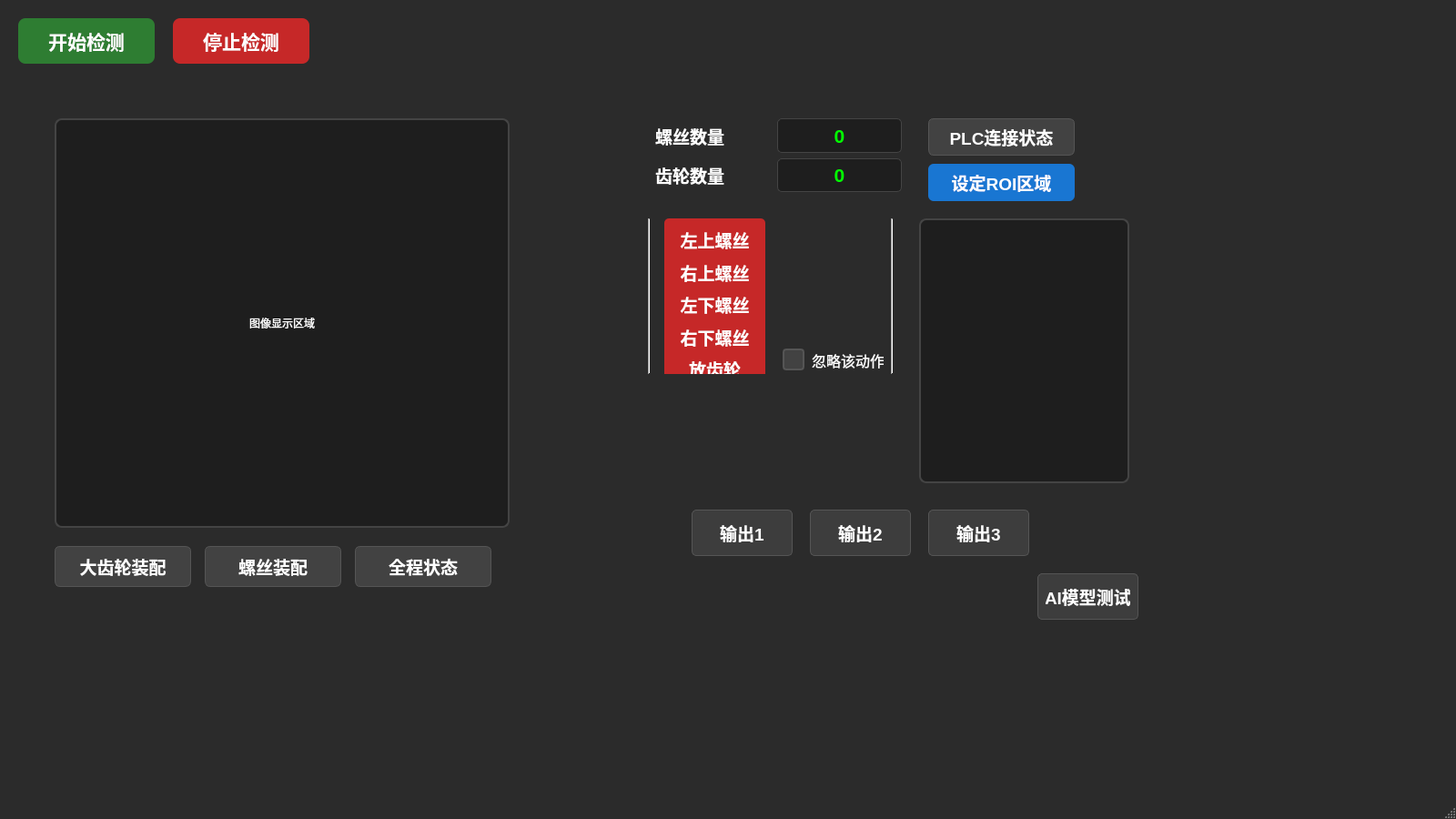
<?xml version="1.0" encoding="UTF-8"?>
<ui version="4.0">
 <class>MainWindow</class>
 <widget class="QMainWindow" name="MainWindow">
  <property name="geometry">
   <rect>
    <x>0</x>
    <y>0</y>
    <width>1600</width>
    <height>900</height>
   </rect>
  </property>
  <property name="windowTitle">
   <string>工序检测系统</string>
  </property>
  <property name="styleSheet">
   <string notr="true">QMainWindow {
    background-color: #2b2b2b;
}

QPushButton {
    background-color: #3d3d3d;
    color: #ffffff;
    border: 1px solid #555;
    border-radius: 5px;
    padding: 8px;
    font-weight: bold;
}

QPushButton:hover {
    background-color: #4d4d4d;
}

QPushButton:pressed {
    background-color: #5d5d5d;
}

QPushButton:disabled {
    background-color: #2d2d2d;
    color: #888;
}

QLabel {
    color: #ffffff;
}

QTextBrowser {
    background-color: #1e1e1e;
    color: #00ff00;
    border: 1px solid #444;
    border-radius: 5px;
}

QCheckBox {
    color: #ffffff;
}</string>
  </property>
  <widget class="QWidget" name="centralwidget">
   <widget class="QPushButton" name="start">
    <property name="geometry">
     <rect>
      <x>20</x>
      <y>20</y>
      <width>150</width>
      <height>50</height>
     </rect>
    </property>
    <property name="font">
     <font>
      <family>Arial</family>
      <pointsize>16</pointsize>
      <weight>75</weight>
      <bold>true</bold>
     </font>
    </property>
    <property name="styleSheet">
     <string notr="true">QPushButton {
    background-color: #2e7d32;
    color: #ffffff;
    border: none;
    border-radius: 8px;
    padding: 8px;
}

QPushButton:hover {
    background-color: #388e3c;
}

QPushButton:pressed {
    background-color: #1b5e20;
}</string>
    </property>
    <property name="text">
     <string>开始检测</string>
    </property>
   </widget>
   <widget class="QPushButton" name="stop">
    <property name="geometry">
     <rect>
      <x>190</x>
      <y>20</y>
      <width>150</width>
      <height>50</height>
     </rect>
    </property>
    <property name="font">
     <font>
      <family>Arial</family>
      <pointsize>16</pointsize>
      <weight>75</weight>
      <bold>true</bold>
     </font>
    </property>
    <property name="styleSheet">
     <string notr="true">QPushButton {
    background-color: #c62828;
    color: #ffffff;
    border: none;
    border-radius: 8px;
    padding: 8px;
}

QPushButton:hover {
    background-color: #d32f2f;
}

QPushButton:pressed {
    background-color: #b71c1c;
}</string>
    </property>
    <property name="text">
     <string>停止检测</string>
    </property>
   </widget>
   <widget class="QStackedWidget" name="stackedWidget">
    <property name="geometry">
     <rect>
      <x>30</x>
      <y>90</y>
      <width>1231</width>
      <height>591</height>
     </rect>
    </property>
    <property name="currentIndex">
     <number>0</number>
    </property>
    <widget class="QWidget" name="page">
     <widget class="QLabel" name="label">
      <property name="geometry">
       <rect>
        <x>30</x>
        <y>40</y>
        <width>500</width>
        <height>450</height>
       </rect>
      </property>
      <property name="styleSheet">
       <string notr="true">QLabel {
    background-color: #1e1e1e;
    border: 2px solid #444;
    border-radius: 8px;
    padding: 5px;
}</string>
      </property>
      <property name="text">
       <string>图像显示区域</string>
      </property>
      <property name="alignment">
       <set>Qt::AlignCenter</set>
      </property>
     </widget>
     <widget class="QPushButton" name="btn_proc1">
      <property name="geometry">
       <rect>
        <x>30</x>
        <y>510</y>
        <width>150</width>
        <height>45</height>
       </rect>
      </property>
      <property name="font">
       <font>
        <family>Arial</family>
        <pointsize>14</pointsize>
        <weight>75</weight>
        <bold>true</bold>
       </font>
      </property>
      <property name="styleSheet">
       <string notr="true">QPushButton {
    background-color: #424242;
    border-radius: 6px;
}

QPushButton[enabled="true"] {
    background-color: #2e7d32;
}

QPushButton[enabled="false"] {
    background-color: #c62828;
}</string>
      </property>
      <property name="text">
       <string>大齿轮装配</string>
      </property>
     </widget>
     <widget class="QPushButton" name="btn_proc2">
      <property name="geometry">
       <rect>
        <x>195</x>
        <y>510</y>
        <width>150</width>
        <height>45</height>
       </rect>
      </property>
      <property name="font">
       <font>
        <family>Arial</family>
        <pointsize>14</pointsize>
        <weight>75</weight>
        <bold>true</bold>
       </font>
      </property>
      <property name="styleSheet">
       <string notr="true">QPushButton {
    background-color: #424242;
    border-radius: 6px;
}

QPushButton[enabled="true"] {
    background-color: #2e7d32;
}

QPushButton[enabled="false"] {
    background-color: #c62828;
}</string>
      </property>
      <property name="text">
       <string>螺丝装配</string>
      </property>
     </widget>
     <widget class="QPushButton" name="btn_proc3">
      <property name="geometry">
       <rect>
        <x>360</x>
        <y>510</y>
        <width>150</width>
        <height>45</height>
       </rect>
      </property>
      <property name="font">
       <font>
        <family>Arial</family>
        <pointsize>14</pointsize>
        <weight>75</weight>
        <bold>true</bold>
       </font>
      </property>
      <property name="styleSheet">
       <string notr="true">QPushButton {
    background-color: #424242;
    border-radius: 6px;
}

QPushButton[enabled="true"] {
    background-color: #2e7d32;
}

QPushButton[enabled="false"] {
    background-color: #c62828;
}</string>
      </property>
      <property name="text">
       <string>全程状态</string>
      </property>
     </widget>
     <widget class="QPushButton" name="btn_proc4">
      <property name="geometry">
       <rect>
        <x>990</x>
        <y>40</y>
        <width>161</width>
        <height>41</height>
       </rect>
      </property>
      <property name="font">
       <font>
        <family>Arial</family>
        <pointsize>14</pointsize>
        <weight>75</weight>
        <bold>true</bold>
       </font>
      </property>
      <property name="styleSheet">
       <string notr="true">QPushButton {
    background-color: #424242;
    border-radius: 6px;
}

QPushButton[enabled="true"] {
    background-color: #2e7d32;
}

QPushButton[enabled="false"] {
    background-color: #c62828;
}</string>
      </property>
      <property name="text">
       <string>PLC连接状态</string>
      </property>
     </widget>
     <widget class="QWidget" name="gridLayoutWidget">
      <property name="geometry">
       <rect>
        <x>680</x>
        <y>40</y>
        <width>281</width>
        <height>81</height>
       </rect>
      </property>
      <layout class="QGridLayout" name="gridLayout">
       <item row="1" column="0">
        <widget class="QLabel" name="label_3">
         <property name="font">
          <font>
           <family>Arial</family>
           <pointsize>14</pointsize>
           <weight>75</weight>
           <bold>true</bold>
          </font>
         </property>
         <property name="styleSheet">
          <string notr="true">QLabel {
    color: #ffffff;
    padding: 5px;
}</string>
         </property>
         <property name="text">
          <string>齿轮数量</string>
         </property>
        </widget>
       </item>
       <item row="0" column="0">
        <widget class="QLabel" name="label_2">
         <property name="font">
          <font>
           <family>Arial</family>
           <pointsize>14</pointsize>
           <weight>75</weight>
           <bold>true</bold>
          </font>
         </property>
         <property name="styleSheet">
          <string notr="true">QLabel {
    color: #ffffff;
    padding: 5px;
}</string>
         </property>
         <property name="text">
          <string>螺丝数量</string>
         </property>
        </widget>
       </item>
       <item row="0" column="1">
        <widget class="QLabel" name="lb_luosi_num">
         <property name="font">
          <font>
           <family>Arial</family>
           <pointsize>16</pointsize>
           <weight>75</weight>
           <bold>true</bold>
          </font>
         </property>
         <property name="styleSheet">
          <string notr="true">QLabel {
    color: #00ff00;
    background-color: #1e1e1e;
    border: 1px solid #444;
    border-radius: 5px;
    padding: 5px;
    min-width: 50px;
}</string>
         </property>
         <property name="text">
          <string>0</string>
         </property>
         <property name="alignment">
          <set>Qt::AlignCenter</set>
         </property>
        </widget>
       </item>
       <item row="1" column="1">
        <widget class="QLabel" name="lb_chilun_num">
         <property name="font">
          <font>
           <family>Arial</family>
           <pointsize>16</pointsize>
           <weight>75</weight>
           <bold>true</bold>
          </font>
         </property>
         <property name="styleSheet">
          <string notr="true">QLabel {
    color: #00ff00;
    background-color: #1e1e1e;
    border: 1px solid #444;
    border-radius: 5px;
    padding: 5px;
    min-width: 50px;
}</string>
         </property>
         <property name="text">
          <string>0</string>
         </property>
         <property name="alignment">
          <set>Qt::AlignCenter</set>
         </property>
        </widget>
       </item>
      </layout>
     </widget>
     <widget class="QPushButton" name="btn_setRoi">
      <property name="geometry">
       <rect>
        <x>990</x>
        <y>90</y>
        <width>161</width>
        <height>41</height>
       </rect>
      </property>
      <property name="font">
       <font>
        <family>Arial</family>
        <pointsize>14</pointsize>
        <weight>75</weight>
        <bold>true</bold>
       </font>
      </property>
      <property name="styleSheet">
       <string notr="true">QPushButton {
    background-color: #1976d2;
    color: #ffffff;
    border: none;
    border-radius: 6px;
    padding: 8px;
}

QPushButton:hover {
    background-color: #1e88e5;
}

QPushButton:pressed {
    background-color: #1565c0;
}</string>
      </property>
      <property name="text">
       <string>设定ROI区域</string>
      </property>
     </widget>
     <widget class="QPushButton" name="pushButton">
      <property name="geometry">
       <rect>
        <x>730</x>
        <y>470</y>
        <width>111</width>
        <height>51</height>
       </rect>
      </property>
      <property name="font">
       <font>
        <family>Arial</family>
        <pointsize>14</pointsize>
        <weight>75</weight>
        <bold>true</bold>
       </font>
      </property>
      <property name="text">
       <string>输出1</string>
      </property>
     </widget>
     <widget class="QPushButton" name="pushButton_2">
      <property name="geometry">
       <rect>
        <x>860</x>
        <y>470</y>
        <width>111</width>
        <height>51</height>
       </rect>
      </property>
      <property name="font">
       <font>
        <family>Arial</family>
        <pointsize>14</pointsize>
        <weight>75</weight>
        <bold>true</bold>
       </font>
      </property>
      <property name="text">
       <string>输出2</string>
      </property>
     </widget>
     <widget class="QPushButton" name="pushButton_3">
      <property name="geometry">
       <rect>
        <x>990</x>
        <y>470</y>
        <width>111</width>
        <height>51</height>
       </rect>
      </property>
      <property name="font">
       <font>
        <family>Arial</family>
        <pointsize>14</pointsize>
        <weight>75</weight>
        <bold>true</bold>
       </font>
      </property>
      <property name="text">
       <string>输出3</string>
      </property>
     </widget>
     <widget class="QWidget" name="layoutWidget">
      <property name="geometry">
       <rect>
        <x>700</x>
        <y>150</y>
        <width>111</width>
        <height>171</height>
       </rect>
      </property>
      <layout class="QVBoxLayout" name="verticalLayout">
       <item>
        <widget class="QLabel" name="label_4">
         <property name="font">
          <font>
           <family>Arial</family>
           <pointsize>14</pointsize>
           <weight>75</weight>
           <bold>true</bold>
          </font>
         </property>
         <property name="styleSheet">
          <string notr="true">QLabel {
    background-color: #c62828;
    color: #ffffff;
    border: none;
    border-radius: 5px;
    padding: 8px;
    min-height: 30px;
}</string>
         </property>
         <property name="text">
          <string>左上螺丝</string>
         </property>
         <property name="alignment">
          <set>Qt::AlignCenter</set>
         </property>
        </widget>
       </item>
       <item>
        <widget class="QLabel" name="label_5">
         <property name="font">
          <font>
           <family>Arial</family>
           <pointsize>14</pointsize>
           <weight>75</weight>
           <bold>true</bold>
          </font>
         </property>
         <property name="styleSheet">
          <string notr="true">QLabel {
    background-color: #c62828;
    color: #ffffff;
    border: none;
    border-radius: 5px;
    padding: 8px;
    min-height: 30px;
}</string>
         </property>
         <property name="text">
          <string>右上螺丝</string>
         </property>
         <property name="alignment">
          <set>Qt::AlignCenter</set>
         </property>
        </widget>
       </item>
       <item>
        <widget class="QLabel" name="label_6">
         <property name="font">
          <font>
           <family>Arial</family>
           <pointsize>14</pointsize>
           <weight>75</weight>
           <bold>true</bold>
          </font>
         </property>
         <property name="styleSheet">
          <string notr="true">QLabel {
    background-color: #c62828;
    color: #ffffff;
    border: none;
    border-radius: 5px;
    padding: 8px;
    min-height: 30px;
}</string>
         </property>
         <property name="text">
          <string>左下螺丝</string>
         </property>
         <property name="alignment">
          <set>Qt::AlignCenter</set>
         </property>
        </widget>
       </item>
       <item>
        <widget class="QLabel" name="label_7">
         <property name="font">
          <font>
           <family>Arial</family>
           <pointsize>14</pointsize>
           <weight>75</weight>
           <bold>true</bold>
          </font>
         </property>
         <property name="styleSheet">
          <string notr="true">QLabel {
    background-color: #c62828;
    color: #ffffff;
    border: none;
    border-radius: 5px;
    padding: 8px;
    min-height: 30px;
}</string>
         </property>
         <property name="text">
          <string>右下螺丝</string>
         </property>
         <property name="alignment">
          <set>Qt::AlignCenter</set>
         </property>
        </widget>
       </item>
       <item>
        <widget class="QLabel" name="label_8">
         <property name="font">
          <font>
           <family>Arial</family>
           <pointsize>14</pointsize>
           <weight>75</weight>
           <bold>true</bold>
          </font>
         </property>
         <property name="styleSheet">
          <string notr="true">QLabel {
    background-color: #c62828;
    color: #ffffff;
    border: none;
    border-radius: 5px;
    padding: 8px;
    min-height: 30px;
}</string>
         </property>
         <property name="text">
          <string>放齿轮</string>
         </property>
         <property name="alignment">
          <set>Qt::AlignCenter</set>
         </property>
        </widget>
       </item>
      </layout>
     </widget>
     <widget class="Line" name="line">
      <property name="geometry">
       <rect>
        <x>673</x>
        <y>150</y>
        <width>20</width>
        <height>171</height>
       </rect>
      </property>
      <property name="styleSheet">
       <string notr="true">Line {
    background-color: #555;
}</string>
      </property>
      <property name="orientation">
       <enum>Qt::Vertical</enum>
      </property>
     </widget>
     <widget class="Line" name="line_2">
      <property name="geometry">
       <rect>
        <x>940</x>
        <y>150</y>
        <width>20</width>
        <height>171</height>
       </rect>
      </property>
      <property name="styleSheet">
       <string notr="true">Line {
    background-color: #555;
}</string>
      </property>
      <property name="orientation">
       <enum>Qt::Vertical</enum>
      </property>
     </widget>
     <widget class="QPushButton" name="pushButton_4">
      <property name="geometry">
       <rect>
        <x>1110</x>
        <y>540</y>
        <width>111</width>
        <height>51</height>
       </rect>
      </property>
      <property name="font">
       <font>
        <family>Arial</family>
        <pointsize>14</pointsize>
        <weight>75</weight>
        <bold>true</bold>
       </font>
      </property>
      <property name="text">
       <string>AI模型测试</string>
      </property>
     </widget>
     <widget class="QCheckBox" name="checkBox">
      <property name="geometry">
       <rect>
        <x>830</x>
        <y>290</y>
        <width>111</width>
        <height>31</height>
       </rect>
      </property>
      <property name="font">
       <font>
        <family>Arial</family>
        <pointsize>12</pointsize>
       </font>
      </property>
      <property name="styleSheet">
       <string notr="true">QCheckBox {
    color: #ffffff;
    spacing: 8px;
}

QCheckBox::indicator {
    width: 20px;
    height: 20px;
}

QCheckBox::indicator:checked {
    background-color: #2e7d32;
    border: 2px solid #2e7d32;
    border-radius: 4px;
}

QCheckBox::indicator:unchecked {
    background-color: #424242;
    border: 2px solid #555;
    border-radius: 4px;
}</string>
      </property>
      <property name="text">
       <string>忽略该动作</string>
      </property>
     </widget>
     <widget class="QTextBrowser" name="textBrowser">
      <property name="geometry">
       <rect>
        <x>980</x>
        <y>150</y>
        <width>231</width>
        <height>291</height>
       </rect>
      </property>
      <property name="styleSheet">
       <string notr="true">QTextBrowser {
    background-color: #1e1e1e;
    color: #00ff00;
    border: 2px solid #444;
    border-radius: 8px;
    padding: 10px;
    font-family: Consolas, monospace;
    font-size: 11px;
}</string>
      </property>
     </widget>
     <zorder>layoutWidget</zorder>
     <zorder>btn_proc2</zorder>
     <zorder>btn_proc3</zorder>
     <zorder>btn_proc4</zorder>
     <zorder>label</zorder>
     <zorder>btn_proc1</zorder>
     <zorder>gridLayoutWidget</zorder>
     <zorder>btn_setRoi</zorder>
     <zorder>pushButton</zorder>
     <zorder>pushButton_2</zorder>
     <zorder>pushButton_3</zorder>
     <zorder>line</zorder>
     <zorder>line_2</zorder>
     <zorder>pushButton_4</zorder>
     <zorder>checkBox</zorder>
     <zorder>textBrowser</zorder>
    </widget>
    <widget class="QWidget" name="page_2"/>
   </widget>
  </widget>
  <widget class="QMenuBar" name="menubar">
   <property name="geometry">
    <rect>
     <x>0</x>
     <y>0</y>
     <width>1598</width>
     <height>23</height>
    </rect>
   </property>
  </widget>
  <widget class="QStatusBar" name="statusbar"/>
 </widget>
 <resources/>
 <connections/>
</ui>
